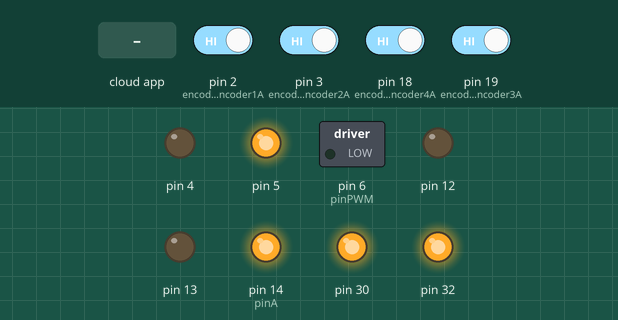
This sketch was run on a simulated Arduino Mega 2560, built with avr-gcc and run on an emulated ATmega2560. Shown: switched loads named in the sketch (green lamp = pin HIGH), output pins drawn as LEDs (lit = HIGH). The test bench sets the inputs (shaded band); at power-on: pin 2 (encoder_encoder1A), pin 3 (encoder_encoder2A), pin 18 (encoder_encoder4A), pin 19 (encoder_encoder3A) HIGH. The ROS host is connected and sends only what is stated.

Above: at 2.2 s.
2.3 s: the phone or cloud app sets linear.x to -100
At 3.2 s:
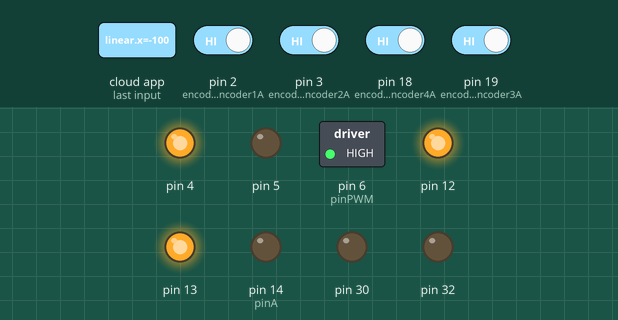
3.8 s: the phone or cloud app sets linear.x to 100
At 4.4 s:
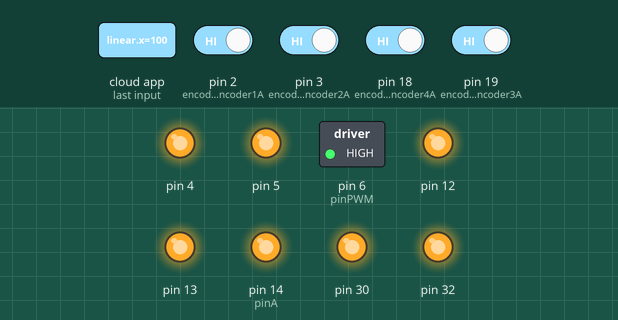
Timing chart, 0 to 6.8 s (numbered marks = the images above; inputs shaded):
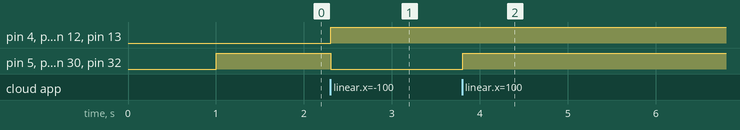

The sketch:

fromslave2.ino
```cpp
#include <Wire.h>
#include <PID_v1.h>
#include <ros.h>
#include <std_msgs/String.h>
#include <geometry_msgs/Vector3Stamped.h>
#include <geometry_msgs/Twist.h>
#include <geometry_msgs/TwistStamped.h>
#include <ros/time.h>
#include <nav_msgs/Odometry.h>
#include <MPU6050_light.h>
 MPU6050 mpu(Wire);

//initializing all the variables
#define LOOPTIME                      100     //Looptime in millisecond
const byte noCommLoopMax = 10;                //number of main loops the robot will execute without communication before stopping
unsigned int noCommLoops = 0;                 //main loop without communication counter


#define PWM_motor1 6 //2
#define PWM_motor2 4
#define PWM_motor3 12
#define PWM_motor4 13

#define Direction_motor1 14 //3
#define Direction_motor2 5
#define Direction_motor3 30
#define Direction_motor4 32

// Encoder output to Arduino Interrupt pin. Tracks the tick count.
#define encoder_encoder1A 2 //21
#define encoder_encoder2A 3 //20
#define encoder_encoder3A 19
#define encoder_encoder4A 18

// Other encoder output to Arduino to keep track of wheel direction
// Tracks the direction of rotation.
#define encoder_encoder1B 22
#define encoder_encoder2B 24
#define encoder_encoder3B 26
#define encoder_encoder4B 28

// True = Forward; False = Reverse
boolean dir1 = true;
boolean dir2 = true;
boolean dir3 = true;
boolean dir4 = true;

int dirreal1 = 0 ;
int dirreal2 = 0 ;
int dirreal3 = 0 ;
int dirreal4 = 0 ;

// Minumum and maximum values for 16-bit integers
const int encoder_minimum = -32768;
const int encoder_maximum = 32767;

// Keep track of the number of wheel ticks
volatile int counter1 = 0;
volatile int counter2 = 0;
volatile int counter3 = 0;
volatile int counter4 = 0;

volatile int lastpos1 = 0 ;
volatile int lastpos2 = 0 ;
volatile int lastpos3 = 0 ;
volatile int lastpos4 = 0 ;

unsigned long lastMilli = 0;

//--- Robot-specific constants ---
const double radius = 0.076;                   //Wheel radius, in m
const double wheelbase = 0.55;               //Wheelbase, in m
const double encoder_cpr = 360;               //Encoder ticks or counts per rotation
const double speed_to_pwm_ratio = 0.0383;    // 0.00235 Ratio to convert speed (in m/s) to PWM value. It was obtained by plotting the wheel speed in relation to the PWM motor command (the value is the slope of the linear function).
const double min_speed_cmd = 0.09;          //0.0882 (min_speed_cmd/speed_to_pwm_ratio) is the minimum command value needed for the motor to start moving. This value was obtained by plotting the wheel speed in relation to the PWM motor command (the value is the constant of the linear function).

double linx = 0;
double liny = 0;
double linz = 0;
double angx = 0;
double angy = 0;
double angz = 0;                 //Desired angular speed for the robot, in rad/s

double speed_req_motor1 = 0;                    //Desired speed for left wheel in m/s
double speed_act_motor1 = 0;                    //Actual speed for left wheel in m/s
double speed_cmd_motor1 = 0;                    //Command speed for left wheel in m/s

double speed_req_motor2 = 0;                    //Desired speed for left wheel in m/s
double speed_act_motor2 = 0;                    //Actual speed for left wheel in m/s
double speed_cmd_motor2 = 0;                    //Command speed for left wheel in m/s

double speed_req_motor3 = 0;                    //Desired speed for left wheel in m/s
double speed_act_motor3 = 0;                    //Actual speed for left wheel in m/s
double speed_cmd_motor3 = 0;                    //Command speed for left wheel in m/s

double speed_req_motor4 = 0;                    //Desired speed for left wheel in m/s
double speed_act_motor4 = 0;                    //Actual speed for left wheel in m/s
double speed_cmd_motor4 = 0;                    //Command speed for left wheel in m/s


const double max_speed = 0.4;                 //Max speed in m/s

int PWM1 = 0;                     //PWM command for left motor
int PWM2 = 0;                    //PWM command for right motor
int PWM3 = 0;                     //PWM command for left motor
int PWM4 = 0;                    //PWM command for right motor

//PID

int PWM_Motor1 = 0;
int PWM_Motor2 = 0;
int PWM_Motor3 = 0;
int PWM_Motor4 = 0;


double goalangleslave2 = 0.0;
double goalangleslave2old = 0.0;
float eprevslave2 = 0;

const double PID_param[] = { 0.4, 0, 0.001 }; //Respectively Kp, Ki and Kd for left motor PID
PID PID_Motor1(&speed_act_motor1,&speed_cmd_motor1, &speed_req_motor1, PID_param[0], PID_param[1], PID_param[2], DIRECT);          //Setting up the PID for left motor
PID PID_Motor2(&speed_act_motor2,&speed_cmd_motor2, &speed_req_motor2, PID_param[0], PID_param[1], PID_param[2], DIRECT);          //Setting up the PID for left motor
PID PID_Motor3(&speed_act_motor3,&speed_cmd_motor3, &speed_req_motor3, PID_param[0], PID_param[1], PID_param[2], DIRECT);          //Setting up the PID for left motor
PID PID_Motor4(&speed_act_motor4,&speed_cmd_motor4, &speed_req_motor4, PID_param[0], PID_param[1], PID_param[2], DIRECT);          //Setting up the PID for left motor
//motor driver setup
/*
Adafruit_MotorShield AFMS = Adafruit_MotorShield();  // Create the motor shield object with the default I2C address
Adafruit_DCMotor *leftMotor = AFMS.getMotor(1);      //Create left motor object
Adafruit_DCMotor *rightMotor = AFMS.getMotor(2);     //Create right motor object
*/
class motor{
    public:
        int pinA;
        int pinPWM;

    void motor_setup(){
        pinMode(pinA,OUTPUT);
        pinMode(pinPWM,OUTPUT);
    }

    void setSpeed(const int speedInput){
        analogWrite(pinPWM, speedInput);
    }

    void run(const String runInput){
       if(runInput == "BRAKE"){
            digitalWrite(pinA, HIGH);
            analogWrite(pinPWM, 0);
       }
       else if(runInput == "FORWARD"){
            digitalWrite(pinA, HIGH);
       }
       else if(runInput == "BACKWARD"){
            digitalWrite(pinA, LOW);
       }
    }
};

ros::NodeHandle nh;

geometry_msgs::Twist encode;
ros::Publisher encode_msg("slave2encode", &encode);

geometry_msgs::Twist speedreq;
ros::Publisher speed_reqmsg("slave2speedreq", &speedreq);

geometry_msgs::Twist PWMout;
ros::Publisher PWM_msg("slave2PWM", &PWMout);

geometry_msgs::Vector3Stamped IMUvalue;
ros::Publisher IMUvalue_msg("slave2IMU", &IMUvalue);

//function that will be called when receiving command from host
void handle_cmd(const geometry_msgs::Twist& cmd_vel) {
  noCommLoops = 0;                                                  //Reset the counter for number of main loops without communication
  linx = cmd_vel.linear.x;
  /*if(linx > 0.1)
  {
    linx = 0.1 ;
  }
  else
  {}*/
  liny = cmd_vel.linear.y;
  /*if(liny > 0.08)
  {
    liny = 0.08 ;
  }
  if(liny < -0.08)
  {
    liny = -0.08 ;
  }
  else
  {}*/
  linz = cmd_vel.linear.z;
  angx = cmd_vel.angular.x;
  angy = cmd_vel.angular.y;
  angz = cmd_vel.angular.z;
  /*if(angz > 0.07)
  {
    angz = 0.07 ;
  }
  if(angz < -0.07)
  {
    angz = -0.07 ;
  }*/
}
void handle_holoodompy(const geometry_msgs::Twist& holoodompy)
{

  goalangleslave2= holoodompy.angular.z ;

}

ros::Subscriber<geometry_msgs::Twist> cmd_vel("holo3/cmd_vel",handle_cmd); //cmd_vel  //create a subscriber to ROS topic for velocity commands (will execute "handle_cmd" function when receiving data)
geometry_msgs::TwistStamped speed_msg;                                //create a "speed_msg" ROS message
ros::Publisher speed_pub("slave2speed", &speed_msg);                          //create a publisher to ROS topic "speed" using the "speed_msg" type
ros::Subscriber<geometry_msgs::Twist> holoodompy("holo/odompy",handle_holoodompy);
//motor driver setup
motor motor1, motor2 ,motor3 ,motor4;


//__________________________________________________________________________

void setup()
{


  nh.initNode();                            //init ROS node
  nh.getHardware()->setBaud(57600);         //set baud for ROS serial communication
  nh.subscribe(cmd_vel);                    //suscribe to ROS topic for velocity commands
  nh.subscribe(holoodompy);
  nh.advertise(speed_pub);                  //prepare to publish speed in ROS topic
  nh.advertise(encode_msg);                  //prepare to publish speed in ROS topic
  nh.advertise(speed_reqmsg);                  //prepare to publish speed in ROS topic
  nh.advertise(PWM_msg);                  //prepare to publish speed in ROS topic
  nh.advertise(IMUvalue_msg);
  Wire.begin();
  byte status = mpu.begin();
  mpu.calcOffsets(); // gyro and accelero


  //AFMS.begin();
  motor1.pinA = Direction_motor1;
  motor1.pinPWM = PWM_motor1;
  motor1.motor_setup();

  motor2.pinA = Direction_motor2;
  motor2.pinPWM = PWM_motor2;
  motor2.motor_setup();

  motor3.pinA = Direction_motor3;
  motor3.pinPWM = PWM_motor3;
  motor3.motor_setup();

  motor4.pinA = Direction_motor4;
  motor4.pinPWM = PWM_motor4;
  motor4.motor_setup();

  //set PID
  PID_Motor1.SetSampleTime(95);
  PID_Motor1.SetOutputLimits(-max_speed, max_speed);
  PID_Motor1.SetMode(AUTOMATIC);

  PID_Motor2.SetSampleTime(95);
  PID_Motor2.SetOutputLimits(-max_speed, max_speed);
  PID_Motor2.SetMode(AUTOMATIC);

  PID_Motor3.SetSampleTime(95);
  PID_Motor3.SetOutputLimits(-max_speed, max_speed);
  PID_Motor3.SetMode(AUTOMATIC);

  PID_Motor4.SetSampleTime(95);
  PID_Motor4.SetOutputLimits(-max_speed, max_speed);
  PID_Motor4.SetMode(AUTOMATIC);


  //setting motor speeds to zero
  motor1.setSpeed(0);
  motor1.run("BRAKE");
  motor2.setSpeed(0);
  motor2.run("BRAKE");
  motor3.setSpeed(0);
  motor3.run("BRAKE");
  motor4.setSpeed(0);
  motor4.run("BRAKE");
  //setting PID parameters

  pinMode(encoder_encoder1A , INPUT_PULLUP);
  pinMode(encoder_encoder1B , INPUT_PULLUP);
  pinMode(encoder_encoder2A , INPUT_PULLUP);
  pinMode(encoder_encoder2B , INPUT_PULLUP);
  pinMode(encoder_encoder3A , INPUT_PULLUP);
  pinMode(encoder_encoder3B , INPUT_PULLUP);
  pinMode(encoder_encoder4A , INPUT_PULLUP);
  pinMode(encoder_encoder4B , INPUT_PULLUP);
  // Every time the pin goes high, this is a tick
  attachInterrupt(digitalPinToInterrupt(encoder_encoder1A), encoder1_tick, RISING);
  attachInterrupt(digitalPinToInterrupt(encoder_encoder2A), encoder2_tick, RISING);
  attachInterrupt(digitalPinToInterrupt(encoder_encoder3A), encoder3_tick, RISING);
  attachInterrupt(digitalPinToInterrupt(encoder_encoder4A), encoder4_tick, RISING);
}

//_________________________________________________________________________

void loop() {
  nh.spinOnce();

  if((millis()-lastMilli) >= LOOPTIME)
  {
    lastMilli = millis();

    byte status = mpu.begin();
    //mpu.update();// enter timed loop

    IMUvalue.vector.x = mpu.getAngleZ();
    IMUvalue.vector.y = int(mpu.getAngleZ())%360;

    if(abs(counter1 - lastpos1) < 5 )
    {
      speed_act_motor1 = 0;
    }
    else
    {
      speed_act_motor1 = ((((counter1-lastpos1)/encoder_cpr)*2*PI)*(1000/LOOPTIME)*radius);
      lastpos1 = counter1 ;
    }

    if(abs(counter2 - lastpos2) < 5 )
    {
      speed_act_motor2 = 0;
    }
    else
    {
      speed_act_motor2 = ((((counter2-lastpos2)/encoder_cpr)*2*PI)*(1000/LOOPTIME)*radius);
      lastpos2 = counter2 ;
    }

    if(abs(counter3 - lastpos3) < 5 )
    {
      speed_act_motor3 = 0;
    }
    else
    {
      speed_act_motor3 = ((((counter3-lastpos3)/encoder_cpr)*2*PI)*(1000/LOOPTIME)*radius);
      lastpos3 = counter3 ;
    }

    if(abs(counter4 - lastpos4) < 5 )
    {
      speed_act_motor4 = 0;
    }
    else
    {
      speed_act_motor4 = ((((counter4-lastpos4)/encoder_cpr)*2*PI)*(1000/LOOPTIME)*radius);
      lastpos4 = counter4 ;
    }

    encode.linear.x = counter1;    //left wheel speed (in m/s)
    encode.linear.y = counter2;   //right wheel speed (in m/s)
    encode.angular.x = counter3;
    encode.angular.y = counter4;

    if(goalangleslave2 != goalangleslave2old)
    {
    float kpp = 0.03;

    // errorleader
    int eslave2 = goalangleslave2 - mpu.getAngleZ();

    // control signal
    float uslave2 = kpp * eslave2 ;

    // store previous error
    eprevslave2 = eslave2;
    goalangleslave2old = goalangleslave2;
    angz = angz + uslave2 ;
    }


    speed_req_motor1 = (linx-liny-(wheelbase*angz));
    speed_req_motor2 = (linx+liny+(wheelbase*angz));
    speed_req_motor3 = (linx+liny-(wheelbase*angz));
    speed_req_motor4 = (linx-liny+(wheelbase*angz));

    speedreq.linear.x = speed_req_motor1;
    speedreq.linear.y = speed_req_motor2;
    speedreq.angular.x = speed_req_motor3;
    speedreq.angular.y = speed_req_motor4;


    //PWM1 = (speed_req_motor1/0.001) ;
    //PWM2 = (speed_req_motor2/0.001) ;
    //PWM3 = (speed_req_motor3/0.001) ;
    //PWM4 = (speed_req_motor4/0.001) ;

    speed_cmd_motor1 = constrain(speed_cmd_motor1, -max_speed, max_speed);
    speed_cmd_motor2 = constrain(speed_cmd_motor2, -max_speed, max_speed);
    speed_cmd_motor3 = constrain(speed_cmd_motor3, -max_speed, max_speed);
    speed_cmd_motor4 = constrain(speed_cmd_motor4, -max_speed, max_speed);
    PID_Motor1.Compute();
    PID_Motor2.Compute();
    PID_Motor3.Compute();
    PID_Motor4.Compute();
    // compute PWM value for left motor. Check constant definition comments for more information.
    PWM_Motor1 = constrain(speed_req_motor1*(255/0.29), -255, 255);
    PWM_Motor2 = constrain(speed_req_motor2*(255/0.29), -255, 255);
    PWM_Motor3 = constrain(speed_req_motor3*(255/0.29), -255, 255);
    PWM_Motor4 = constrain(speed_req_motor4*(255/0.29), -255, 255);

    if(PWM_Motor1 >= 0) // forward left
    {
      motor1.run("FORWARD");
    }
    else if(PWM_Motor1 < 0)
    {
      motor1.run("BACKWARD");
      PWM_Motor1 = PWM_Motor1*(-1);
    }

    if(PWM_Motor2 >= 0) // forward left
    {
      //if(PWM_Motor2 >= 240)
      //{
      //  PWM_Motor2 = 240 ;
      //}
      motor2.run("FORWARD");
    }
    else if(PWM_Motor2 < 0)
    {
      motor2.run("BACKWARD");
      PWM_Motor2 = PWM_Motor2*(-1);
    }

    if(PWM_Motor3 >= 0) // forward left
    {
      motor3.run("FORWARD");
    }
    else if(PWM_Motor3 < 0)
    {
      //if(PWM_Motor3 <= -240)
      //{
      //  PWM_Motor3 = -240 ;
      //}
      motor3.run("BACKWARD");
      PWM_Motor3 = PWM_Motor3*(-1);
    }

    if(PWM_Motor4 >= 0) // forward left
    {
      motor4.run("FORWARD");
    }
    else if(PWM_Motor4 < 0)
    {
      motor4.run("BACKWARD");
      PWM_Motor4 = PWM_Motor4*(-1);
    }


    PWMout.linear.x = PWM_Motor1 ;
    PWMout.linear.y = PWM_Motor2 ;
    PWMout.angular.x = PWM_Motor3 ;
    PWMout.angular.y = PWM_Motor4 ;

    motor1.setSpeed(PWM_Motor1);
    motor2.setSpeed(PWM_Motor2);
    motor3.setSpeed(PWM_Motor3);
    motor4.setSpeed(PWM_Motor4);
    noCommLoops++;

    if (noCommLoops == 65535){
      noCommLoops = noCommLoopMax;
    }

   publishSpeed(LOOPTIME);   //Publish odometry on ROS topic
  }
 }
//Publish function for odometry, uses a vector type message to send the data (message type is not meant for that but that's easier than creating a specific message type)
void publishSpeed(double time)
{

  IMUvalue_msg.publish(&IMUvalue);
  speed_reqmsg.publish(&speedreq);
  encode_msg.publish(&encode);
  PWM_msg.publish(&PWMout);
  nh.spinOnce();
  speed_msg.header.stamp = nh.now();      //timestamp for odometry data
  speed_msg.twist.linear.x = speed_act_motor1;    //left wheel speed (in m/s)
  speed_msg.twist.linear.y = speed_act_motor2;   //right wheel speed (in m/s)
  speed_msg.twist.angular.x = speed_act_motor3;
  speed_msg.twist.angular.y = speed_act_motor4;


  speed_pub.publish(&speed_msg);
  nh.loginfo("Publishing speed_msgs");
}

// Increment the number of ticks
void encoder1_tick()
{

  // Read the value for the encoder for the right wheel
  int val = digitalRead(encoder_encoder1B);

  if(val == LOW)
  {
    dir1 = false; // Reverse
  }
  else
  {
    dir1 = true; // Forward
  }

  if (dir1)
  {

    if (counter1 == encoder_maximum)
    {
      counter1 = encoder_minimum;
    }
    else
    {
      counter1++;
    }
  }
  else
  {
    if (counter1 == encoder_minimum)
    {
      counter1 = encoder_maximum;
    }
    else
    {
      counter1--;
    }
  }
}
void encoder2_tick()
{

  // Read the value for the encoder for the right wheel
  int val2 = digitalRead(encoder_encoder2B);

  if(val2 == LOW)
  {
    dir2 = false; // Reverse
  }
  else
  {
    dir2 = true; // Forward
  }

  if (dir2)
  {

    if (counter2 == encoder_maximum)
    {
      counter2 = encoder_minimum;
    }
    else
    {
      counter2++;
    }
  }
  else
  {
    if (counter2 == encoder_minimum)
    {
      counter2 = encoder_maximum;
    }
    else
    {
      counter2--;
    }
  }

}
void encoder3_tick()
{

  // Read the value for the encoder for the right wheel
  int val3 = digitalRead(encoder_encoder3B);

  if(val3 == LOW)
  {
    dir3 = false; // Reverse
  }
  else
  {
    dir3 = true; // Forward
  }

  if (dir3)
  {

    if (counter3 == encoder_maximum)
    {
      counter3 = encoder_minimum;
    }
    else
    {
      counter3++;
    }
  }
  else
  {
    if (counter3 == encoder_minimum)
    {
      counter3 = encoder_maximum;
    }
    else
    {
      counter3--;
    }
  }

}
void encoder4_tick()
{

  // Read the value for the encoder for the right wheel
  int val4 = digitalRead(encoder_encoder4B);

  if(val4 == LOW)
  {
    dir4 = false; // Reverse
  }
  else
  {
    dir4 = true; // Forward
  }

  if (dir4)
  {

    if (counter4 == encoder_maximum)
    {
      counter4 = encoder_minimum;
    }
    else
    {
      counter4++;
    }
  }
  else
  {
    if (counter4 == encoder_minimum)
    {
      counter4 = encoder_maximum;
    }
    else
    {
      counter4--;
    }
  }

}

template <typename T> int sgn(T val) {
    return (T(0) < val) - (val < T(0));
}
```

Measured:
- after the input at 2.3 s, pin 4, pin 6 (pinPWM), pin 12, pin 13: LOW → HIGH at once; pin 5, pin 14 (pinA), pin 30, pin 32: HIGH → LOW at once
- after the input at 3.8 s, pin 5, pin 14 (pinA), pin 30, pin 32: LOW → HIGH at once
